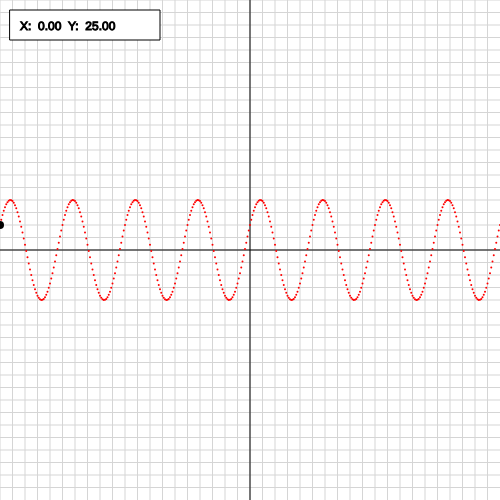
Frame 1 (no input)
Frame 60 (no input): identical to frame 1, image omitted
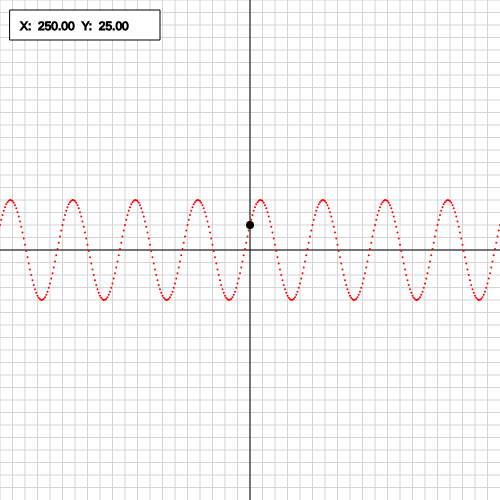
Frame 120 (the mouse pressed at the canvas centre since frame 60)

The p5.js sketch that drew these frames (run headless with seeded random() and noise() and a simulated clock; from frame 60 on, the mouse is pressed at the canvas centre):

// p5.js sketch
// ── sketch.js
//-------------------BEM VINDO AO MI FUNCTION!---------------------//
//  Aqui você pode visualizar as formas de onda plotadas em um gráfico de forma rápida e sem complicações!


//-----------------------DESENHO DA FUNÇÃO--------------------//

// A variável emabixo define a resolução da forma de onda. Fique atento: 
//um valor muito baixo deixará o programa lento devido a quantidade de operações.
let definicao = 0.1;

let a = 4;

let t = 2; 
let T = 3;

let gama = 5;

//Da fórmula y = a * cos(2 * PI * ( (t / T)  -  (x / gama) ))


//-----------------------------------------------------------------//
//------CASO SEU INTUITO É O GRÁFICO, NÃO MEXA AQUI EMBAIXO--------//
//-----------------------------------------------------------------//

//-----------------------------------------------------------------//
//-----------------DESENHO DO PLANO CARTESIANO---------------------//
//-----------------------------------------------------------------//


//O valor  'tamanhoDoQuadriculado' aqui em baixo é crucial para o funcionamento do código, então por favor, coloque números em dezenas.

//Ele diz o a quantidade de quadrados do quadriculado.

//No valor atual, é possível desenhar com valores que vão de -20 até 20 (40 quadrados no total).

//!!IMPORTANTE!! Esse valor precisa ser divisível com o tamanho da tela, senão o código irá quebrar.

const tamanhoDoQuadriculado = 40;
const tamanhoDaTela = 500;
const centralizado = tamanhoDaTela / 2;
const escala = tamanhoDaTela / tamanhoDoQuadriculado;

function desenharPlanoCartesiano(){
  
  let quantidadeDeCelulas = tamanhoDoQuadriculado;
  let tamanhoDasCelulas = tamanhoDaTela / quantidadeDeCelulas;


  corDaGrade = color(213, 213, 213);
  stroke(corDaGrade);
  strokeWeight(1);
  
  for(let proximaLinha = 0;
      proximaLinha != tamanhoDaTela;
      proximaLinha += tamanhoDasCelulas)
  {
    line(0, proximaLinha, tamanhoDaTela, proximaLinha);
    line(proximaLinha, 0, proximaLinha, tamanhoDaTela);
  }

  corDaGrade = color(0, 0, 0); 
  stroke(corDaGrade);

  strokeWeight(1);
  line(0, centralizado, tamanhoDaTela, centralizado);
  line(centralizado, 0, centralizado, tamanhoDaTela);  
}

//-----------------------------------------------------------------//
//------------------------DESENHO DA FUNÇÃO----------------------//
//-----------------------------------------------------------------//

function desenharFuncao(){

   for(let xFlutuante = 0; xFlutuante <= tamanhoDaTela; xFlutuante += definicao){
      y = a * cos(2 * PI * ( (t / T)  -  (xFlutuante / gama) ));


      coordenada_x = xFlutuante * escala;
      coordenada_y = (y * escala) + centralizado;

      stroke(color(255, 0, 0));
      strokeWeight(2);
      point(coordenada_x, coordenada_y);
   }

}


//-----------------------------------------------------------------//
//--------------------DESENHO PONTO FLUTUANTE----------------------//
//-----------------------------------------------------------------//

function desenharPontoFlutuante(){
  let pontoX =  (- centralizado + mouseX) / escala; 
  let pontoY = a * cos(2 * PI * ( (t / T)  -  (pontoX / gama) ));

  pontoX = pontoX * escala + centralizado;
  pontoY = pontoY * escala + centralizado;
  
  let coordenadaX = pontoX;
  coordenadaX = coordenadaX.toFixed(2);
  
  let coordenadaY = -1 * (pontoY - centralizado);
  coordenadaY = coordenadaY.toFixed(2);
  
  let coordenadas = 'X:  ' + coordenadaX + '  Y:  ' + coordenadaY;
  
//Caixa de informação

  rectMode(CORNER);
  color(255, 255, 255);
  strokeWeight(1);
  stroke(0, 0, 0);
  rect(10, 10, 150, 30);
  
  color(0, 0, 0);
  text(coordenadas,20, 30);

//Ponto deslizante  

  color(0, 0, 0);
  strokeWeight(8)
  point(pontoX, pontoY);
}

//-----------------------------------------------------------------//
//---------------------INICIALIZAÇÃO DO CÓDIGO---------------------//
//-----------------------------------------------------------------//

function setup() {
  createCanvas(tamanhoDaTela, tamanhoDaTela);  
}


function draw() {
  background(255);
  desenharPlanoCartesiano();
  desenharFuncao();
  desenharPontoFlutuante();  
}

function mousePressed(){
  desenharFuncao();
  desenharPontoFlutuante();
}
